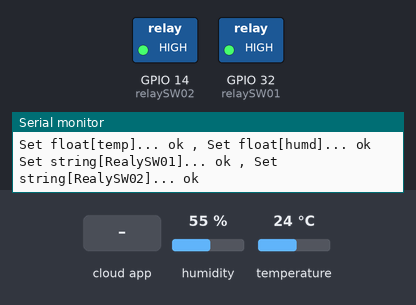
Bench run of a sketch on a simulated ESP32. Shown: switched loads named in the sketch (green lamp = pin HIGH), the last lines printed to the serial monitor. The inputs (shaded band) are chosen by the test bench; at power-on: humidity 55 %, temperature 24 °C. WiFi joins after 1.5 s; servers stay silent unless stated; the Firebase database answers and starts empty.

Above: at 3.2 s.
3.3 s: the phone or cloud app sets ctrSW1 to ON
At 7.8 s:
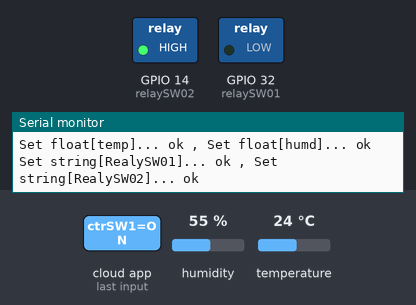
8.6 s: the phone or cloud app sets ctrSW2 to ON
At 13.5 s:
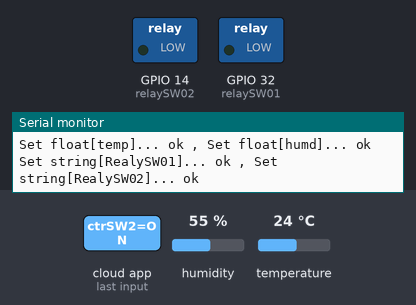
13.8 s: the phone or cloud app sets ctrSW1 to OFF
At 17.9 s:
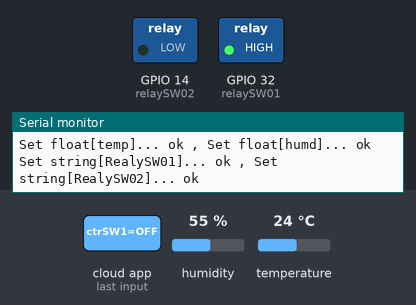
18.6 s: the phone or cloud app sets ctrSW2 to OFF
At 23.6 s:
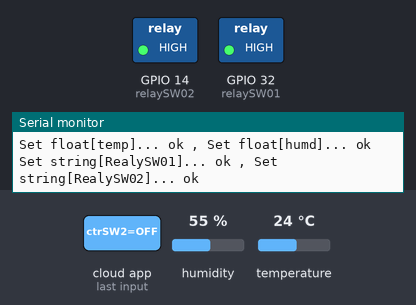
Timing chart, 0 to 24.8 s (numbered marks = the images above; inputs shaded):
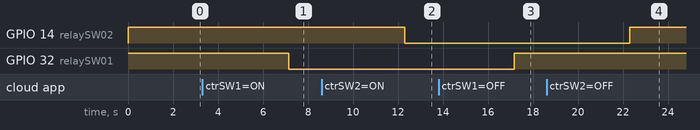

The sketch:

final.ino
```cpp
#include <WiFi.h>
#include <Firebase_ESP_Client.h>
#include <Wire.h>
#include "Adafruit_SHT31.h"

Adafruit_SHT31 sht31 = Adafruit_SHT31();

#include <addons/TokenHelper.h>
#include <addons/RTDBHelper.h>
#define WIFI_SSID "DPle"
#define WIFI_PASSWORD "1234567890"
#define API_KEY "AIzaSyAfZXb0WgLrVN_Fs0ZnCR3NQlZK3DSIU-U"
#define DATABASE_URL "https://team-iot12-default-rtdb.firebaseio.com/"
#define USER_EMAIL "37278@srv.ac.th"
#define USER_PASSWORD "srv123456"

FirebaseData fbdo;
FirebaseAuth auth;
FirebaseConfig config;

unsigned long sendDataPrevMillis = 0;
unsigned long count = 0;

int countWiFi = 0;

float t = 0.0;
float h = 0.0;

#define relaySW01 32
#define relaySW02 14
String stateRSW01 = "OFF";
String stateRSW02 = "OFF";

void setup() {
  Serial.begin(115200);
  pinMode(relaySW01, OUTPUT);
  pinMode(relaySW02, OUTPUT);
  digitalWrite(relaySW01, HIGH);
  digitalWrite(relaySW02, HIGH);

  Serial.println("Set[SHT31]");
  if (! sht31.begin(0x44)) {    // Set to 0x45 for alternate i2c addr
    Serial.println("Couldn't find SHT31");
    while (1) delay(1);
  }

  Serial.println("Set [WIFI & Firebase]");
  WiFi.begin(WIFI_SSID, WIFI_PASSWORD);
  Serial.print("Connecting to ");
  Serial.println(WIFI_SSID);

  while (WiFi.status() != WL_CONNECTED) {
    if(countWiFi > 30) {
      Serial.println();
      countWiFi = 0;
    }
    Serial.print(".");
    delay(1000);
    countWiFi++;
  }
  Serial.println();
  Serial.print("Connected with IP: ");
  Serial.println(WiFi.localIP());
  Serial.println();

  Serial.printf("Firebase Client v%s\n\n", FIREBASE_CLIENT_VERSION);

  config.api_key = API_KEY;

  auth.user.email = USER_EMAIL;
  auth.user.password = USER_PASSWORD;

  config.database_url = DATABASE_URL;

  config.token_status_callback = tokenStatusCallback; // see addons/TokenHelper.h

  // Limit the size of response payload to be collected in FirebaseData
  fbdo.setResponseSize(2048);
  Firebase.begin(&config, &auth);

  // Comment or pass false value when WiFi reconnection will control by your code or third party library
  Firebase.reconnectWiFi(true);
  Firebase.setDoubleDigits(5);
  config.timeout.serverResponse = 10 * 1000;

  Serial.println("Setup done!");
}

void loop() {
  // Firebase.ready() should be called repeatedly to handle authentication tasks.
  if (Firebase.ready() && (millis() - sendDataPrevMillis > 5000 || sendDataPrevMillis == 0)) {
    sendDataPrevMillis = millis();

    // GET
    // Serial.printf("Get string[ctrSW1]... %s , ", Firebase.RTDB.getString(&fbdo, F("/name/ctrSW1")) ? fbdo.to<const char *>() : fbdo.errorReason().c_str());
    // Serial.printf("Get string[ctrSW2]... %s\n", Firebase.RTDB.getString(&fbdo, F("/name/ctrSW2")) ? fbdo.to<const char *>() : fbdo.errorReason().c_str());

    if (Firebase.RTDB.getString(&fbdo, F("/name/ctrSW1"))) {
      if (fbdo.dataType() == "string") {
        String stringValue = fbdo.stringData();
        Serial.println("Get string[ctrSW1]... " + stringValue);

        if(stringValue == "ON") digitalWrite(relaySW01, LOW);
        else if(stringValue == "OFF") digitalWrite(relaySW01, HIGH);
      }
    }
    else {
      Serial.println("Get string[ctrSW1]... "  + fbdo.errorReason());
    }

    if (Firebase.RTDB.getString(&fbdo, F("/name/ctrSW2"))) {
      if (fbdo.dataType() == "string") {
        String stringValue = fbdo.stringData();
        Serial.println("Get string[ctrSW2]... " + stringValue);
        if(stringValue == "ON") digitalWrite(relaySW02, LOW);
        else if(stringValue == "OFF") digitalWrite(relaySW02, HIGH);
      }
    }
    else {
      Serial.println("Get string[ctrSW2]... "  + fbdo.errorReason());
    }

    t = sht31.readTemperature();
    h = sht31.readHumidity();
    if (isnan(t) || isnan(h)) {    // check if 'is not a number'
      Serial.println("Failed to read from SHT31 sensor!");
      return;
    }


    if(digitalRead(relaySW01))  stateRSW01 = "OFF";
    else stateRSW01 = "ON";
    if(digitalRead(relaySW02))  stateRSW02 = "OFF";
    else stateRSW02 = "ON";

    Serial.print("Temp : "); Serial.print(t); Serial.print(" °C , ");
    Serial.print("Humd : "); Serial.print(h); Serial.print(" % , ");
    Serial.print("stateRSW01 : "); Serial.print(stateRSW01); Serial.print(" , ");
    Serial.print("stateRSW02 : "); Serial.println(stateRSW02);

    // SET
    Serial.printf("Set float[temp]... %s , ", Firebase.RTDB.setFloat(&fbdo, F("/name/temp"), t) ? "ok" : fbdo.errorReason().c_str());
    Serial.printf("Set float[humd]... %s\n", Firebase.RTDB.setFloat(&fbdo, F("/name/humd"), h) ? "ok" : fbdo.errorReason().c_str());
    Serial.printf("Set string[RealySW01]... %s , ", Firebase.RTDB.setString(&fbdo, F("/name/switch1"), stateRSW01) ? "ok" : fbdo.errorReason().c_str());
    Serial.printf("Set string[RealySW02]... %s\n", Firebase.RTDB.setString(&fbdo, F("/name/switch2"), stateRSW02) ? "ok" : fbdo.errorReason().c_str());

  }
}
```

Measured:
- after the input at 3.3 s, GPIO 32 (relaySW01): HIGH → LOW after 3.9 s
- after the input at 8.6 s, GPIO 14 (relaySW02): HIGH → LOW after 3.7 s
- after the input at 13.8 s, GPIO 32 (relaySW01): LOW → HIGH after 3.4 s
- after the input at 18.6 s, GPIO 14 (relaySW02): LOW → HIGH after 3.7 s
